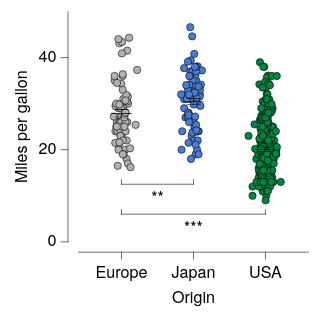

Specify this chart in Vega-Lite:
### Vega-Lite specification from a JSON file in a GitHub repository (floating-point values rounded to 4 significant figures; data arrays with more than 128 entries replaced by an {"elided": "..."} marker saying what was removed)
{"background": null, "config": {"arc": {"fill": "#DBDBDB", "fillOpacity": 1.0, "innerRadius": 25.0, "padAngle": 0.03, "stroke": "black", "strokeOpacity": 1, "strokeWidth": 0.25}, "area": {"fill": "#DBDBDB", "fillOpacity": 1.0, "stroke": "black", "strokeOpacity": 1, "strokeWidth": 0.25}, "axis": {"domain": true, "domainCap": "round", "domainColor": "black", "domainWidth": 0.25, "grid": false, "gridCap": "round", "gridColor": "#F1F1F1", "gridDash": [0, 0], "gridOpacity": 1.0, "gridWidth": 0.25, "labelColor": "black", "labelFont": "Helvetica Neue, HelveticaNeue, Helvetica, Arial, sans-serif", "labelFontSize": 7, "labelFontStyle": "normal", "labelFontWeight": 400, "offset": 4.5, "ticks": true, "tickCap": "round", "tickColor": "black", "tickRound": false, "tickSize": 3, "tickWidth": 0.25, "titleColor": "black", "titleFont": "Helvetica Neue, HelveticaNeue, Helvetica, Arial, sans-serif", "titleFontSize": 7, "titleFontStyle": "normal", "titleFontWeight": 400}, "axisX": {"domain": true, "labelAlign": "center", "labelAngle": 0, "labels": true, "ticks": true, "translate": 0}, "axisY": {"domain": true, "labelAlign": "right", "labelAngle": 0, "labels": true, "ticks": true, "translate": 0}, "axisRight": {"domain": true, "labelAlign": "left", "labelAngle": 0, "labels": true, "ticks": true, "translate": 0}, "axisTop": {"domain": true, "labelAlign": "center", "labelAngle": 0, "labels": true, "ticks": true, "translate": 0}, "axisBand": {"tickOffset": 0}, "bar": {"fill": "#DBDBDB", "fillOpacity": 1.0, "stroke": "black", "strokeOpacity": 1, "strokeWidth": 0.25}, "boxplot": {"size": 9.0, "ticks": {"cornerRadius": 0.25, "fill": "black", "opacity": 1, "size": 4.5, "thickness": 0.25}, "box": {"fillOpacity": 1.0, "stroke": "black", "strokeOpacity": 1, "strokeWidth": 0.25}, "median": {"cornerRadius": 0, "fill": "black", "fillOpacity": 1.0, "opacity": 1, "size": 9.0, "thickness": 0.25}, "rule": {"fill": "black", "fillOpacity": 1.0, "size": 10.0, "stroke": "black", "strokeDash": [0, 0], "strokeOpacity": 1, "strokeWidth": 0.25}, "outliers": {"color": "black", "fill": "black", "fillOpacity": 1.0, "size": 0, "stroke": "black", "strokeOpacity": 1, "strokeWidth": 0.25}}, "circle": {"fill": "black", "fillOpacity": 1.0, "size": 1.25, "stroke": null, "strokeOpacity": 1, "strokeWidth": 0.25}, "errorband": {"band": {"fillOpacity": 0.6, "stroke": null, "strokeWidth": 0.25, "strokeOpacity": 1}, "borders": {"opacity": 0, "strokeOpacity": 0.25, "strokeWidth": 1}}, "errorbar": {"opacity": 1, "rule": {"strokeDash": [0, 0], "strokeWidth": 0.25}, "ticks": {"color": "black", "cornerRadius": 0.125, "opacity": 1, "size": 6.0, "thickness": 0.25}, "thickness": 0.25}, "font": "Helvetica Neue, HelveticaNeue, Helvetica, Arial, sans-serif", "geoshape": {"fill": "#DBDBDB", "fillOpacity": 1.0, "stroke": "black", "strokeOpacity": 1, "strokeWidth": 0.25}, "header": {"labelColor": "black", "labelFont": "Helvetica Neue, HelveticaNeue, Helvetica, Arial, sans-serif", "labelFontSize": 7, "labelFontStyle": "normal", "labelFontWeight": 400, "titleColor": "black", "titleFont": "Helvetica Neue, HelveticaNeue, Helvetica, Arial, sans-serif", "titleFontSize": 7, "titleFontStyle": "normal", "titleFontWeight": 400, "titlePadding": 0}, "legend": {"disable": false, "offset": 4.5, "titlePadding": 4, "labelOffset": 2, "gradientLabelOffset": 2, "gradientLength": 50.0, "gradientThickness": 5.0, "gradientOpacity": 1.0, "gradientStrokeColor": "black", "gradientStrokeWidth": 0.25, "labelColor": "black", "labelFont": "Helvetica Neue, HelveticaNeue, Helvetica, Arial, sans-serif", "labelFontSize": 7, "labelFontStyle": "normal", "labelFontWeight": 400, "strokeColor": "black", "strokeWidth": 0, "symbolSize": 42, "symbolStrokeColor": "black", "symbolStrokeWidth": 0.25, "titleColor": "black", "titleFont": "Helvetica Neue, HelveticaNeue, Helvetica, Arial, sans-serif", "titleFontSize": 7, "titleFontStyle": "normal", "titleFontWeight": 400}, "line": {"color": "black", "stroke": "black", "strokeCap": "butt", "strokeDash": [0, 0], "strokeOpacity": 1, "strokeWidth": 0.5}, "point": {"filled": true, "fill": "#DBDBDB", "fillOpacity": 1.0, "size": 5.0, "stroke": "black", "strokeOpacity": 1, "strokeWidth": 0.25}, "range": {"category": ["#B2B2B2", "#4A7CD3", "#008542", "#664CAF", "#509F98", "#636363", "#284F93", "#005226", "#382864", "#285753"], "diverging": {"scheme": ["#443E60", "#5F597E", "#7C759B", "#9994B6", "#B7B4CC", "#D6D5DC", "#F6F6F6", "#D1DAD9", "#A4C2BF", "#7AA9A4", "#578E89", "#37736E", "#1B5954"]}, "heatmap": {"scheme": ["#440154", "#472270", "#433E82", "#38598C", "#2C728E", "#238A8D", "#24A086", "#39B578", "#5DC862", "#96D646", "#CAE02D", "#FDE724"]}, "ordinal": {"scheme": ["#F1F1F1", "#DBDBDB", "#C6C6C6", "#B2B2B2", "#9D9D9D", "#898989", "#767676", "#636363", "#515151", "#404040", "#2F2F2F", "#1F1F1F"]}, "ramp": {"scheme": ["#440154", "#472270", "#433E82", "#38598C", "#2C728E", "#238A8D", "#24A086", "#39B578", "#5DC862", "#96D646", "#CAE02D", "#FDE724"]}}, "rule": {"color": "black", "stroke": "black", "strokeCap": "round", "strokeDash": [2, 2], "strokeOpacity": 1, "strokeWidth": 0.25}, "scale": {"barBandPaddingInner": 0.1, "rectBandPaddingInner": 0, "tickBandPaddingInner": 0.1, "bandPaddingOuter": 0.1, "bandWithNestedOffsetPaddingInner": 0.2, "bandWithNestedOffsetPaddingOuter": 0.2, "offsetBandPaddingInner": 0, "offsetBandPaddingOuter": 0, "round": false}, "rect": {"fill": "#DBDBDB", "fillOpacity": 1.0, "stroke": "black", "strokeOpacity": 1, "strokeWidth": 0.25}, "square": {"fill": "#DBDBDB", "fillOpacity": 1.0, "size": 10.0, "stroke": "black", "strokeOpacity": 1, "strokeWidth": 0.25}, "text": {"color": "black", "font": "Helvetica Neue, HelveticaNeue, Helvetica, Arial, sans-serif", "fontSize": 7, "fontStyle": "normal", "fontWeight": 400}, "tick": {"color": "black", "cornerRadius": 0.125, "opacity": 1.0, "size": 9.0, "thickness": 0.25}, "title": {"anchor": "middle", "frame": "group", "color": "black", "font": "Helvetica Neue, HelveticaNeue, Helvetica, Arial, sans-serif", "fontSize": 7, "fontStyle": "normal", "fontWeight": 400, "subtitleColor": "black", "subtitleFont": "Helvetica Neue, HelveticaNeue, Helvetica, Arial, sans-serif", "subtitleFontSize": "Helvetica Neue, HelveticaNeue, Helvetica, Arial, sans-serif", "subtitleFontStyle": "normal", "subtitleFontWeight": 400}, "trail": {"color": "black", "opacity": 1, "size": 0.5}, "view": {"continuousWidth": 100, "continuousHeight": 100, "discreteWidth": 100, "discreteHeight": 100, "fill": null, "stroke": null, "strokeWidth": 0.25}}, "layer": [{"data": {"name": "data-5a85ede2053d4aec77293cfb476ae07b"}, "mark": {"type": "circle", "opacity": 1.0, "size": 10.0, "stroke": "black", "strokeOpacity": 1, "strokeWidth": 0.25}, "encoding": {"color": {"field": "Origin", "legend": null, "scale": {"domain": ["Europe", "Japan", "USA"]}, "sort": ["Europe", "Japan", "USA"], "title": null, "type": "nominal"}, "x": {"axis": {}, "field": "Origin", "scale": {"domain": ["Europe", "Japan", "USA"]}, "sort": ["Europe", "Japan", "USA"], "title": "Origin", "type": "nominal"}, "xOffset": {"field": "jitter_x", "scale": {"domain": [-7.33, 7.33], "range": [5.17, 19.83]}, "type": "quantitative"}, "y": {"field": "Miles_per_Gallon", "title": "Miles per gallon", "type": "quantitative"}}}, {"data": {"name": "data-64e7897fd8423deef5c97d660b6d3367"}, "mark": {"type": "errorbar"}, "encoding": {"x": {"axis": {}, "field": "Origin", "scale": {"domain": ["Europe", "Japan", "USA"]}, "sort": ["Europe", "Japan", "USA"], "title": "Origin", "type": "nominal"}, "y": {"field": "__mean", "title": "Miles per gallon", "type": "quantitative"}, "yError": {"field": "__error"}}}, {"data": {"name": "data-64e7897fd8423deef5c97d660b6d3367"}, "mark": {"type": "tick"}, "encoding": {"x": {"axis": {}, "field": "Origin", "scale": {"domain": ["Europe", "Japan", "USA"]}, "sort": ["Europe", "Japan", "USA"], "title": "Origin", "type": "nominal"}, "y": {"field": "__mean", "title": "Miles per gallon", "type": "quantitative"}}}, {"layer": [{"layer": [{"data": {"values": [{"x": "Europe", "x2": "Japan", "y": 9.0, "__dysonsphere__": 1}]}, "mark": {"type": "rule", "strokeCap": "round", "strokeDash": [0, 0], "strokeWidth": 0.25, "yOffset": -7.0}, "encoding": {"x": {"field": "x", "type": "nominal"}, "x2": {"field": "x2"}, "y": {"field": "y", "type": "quantitative"}}}, {"data": {"values": [{"x": "Europe", "y": 9.0, "y2": 9.0, "__dysonsphere__": 1}]}, "mark": {"type": "rule", "strokeCap": "round", "strokeDash": [0, 0], "strokeWidth": 0.25, "y2Offset": -9.0, "yOffset": -7.0}, "encoding": {"x": {"field": "x", "type": "nominal"}, "y": {"field": "y", "type": "quantitative"}, "y2": {"field": "y2"}}}, {"data": {"values": [{"x": "Japan", "y": 9.0, "y2": 9.0, "__dysonsphere__": 1}]}, "mark": {"type": "rule", "strokeCap": "round", "strokeDash": [0, 0], "strokeWidth": 0.25, "y2Offset": -9.0, "yOffset": -7.0}, "encoding": {"x": {"field": "x", "type": "nominal"}, "y": {"field": "y", "type": "quantitative"}, "y2": {"field": "y2"}}}, {"data": {"values": [{"y": 9.0, "label": "**", "__dysonsphere__": 1}]}, "mark": {"type": "text", "align": "center", "baseline": "top", "dy": -5.0, "fontSize": 7}, "encoding": {"text": {"field": "label", "type": "nominal"}, "x": {"value": 34.38}, "y": {"field": "y", "type": "quantitative"}}}]}, {"layer": [{"data": {"values": [{"x": "Europe", "x2": "USA", "y": 9.0, "__dysonsphere__": 1}]}, "mark": {"type": "rule", "strokeCap": "round", "strokeDash": [0, 0], "strokeWidth": 0.25, "yOffset": 6.0}, "encoding": {"x": {"field": "x", "type": "nominal"}, "x2": {"field": "x2"}, "y": {"field": "y", "type": "quantitative"}}}, {"data": {"values": [{"x": "Europe", "y": 9.0, "y2": 9.0, "__dysonsphere__": 1}]}, "mark": {"type": "rule", "strokeCap": "round", "strokeDash": [0, 0], "strokeWidth": 0.25, "y2Offset": 4.0, "yOffset": 6.0}, "encoding": {"x": {"field": "x", "type": "nominal"}, "y": {"field": "y", "type": "quantitative"}, "y2": {"field": "y2"}}}, {"data": {"values": [{"x": "USA", "y": 9.0, "y2": 9.0, "__dysonsphere__": 1}]}, "mark": {"type": "rule", "strokeCap": "round", "strokeDash": [0, 0], "strokeWidth": 0.25, "y2Offset": 4.0, "yOffset": 6.0}, "encoding": {"x": {"field": "x", "type": "nominal"}, "y": {"field": "y", "type": "quantitative"}, "y2": {"field": "y2"}}}, {"data": {"values": [{"y": 9.0, "label": "***", "__dysonsphere__": 1}]}, "mark": {"type": "text", "align": "center", "baseline": "top", "dy": 8.0, "fontSize": 7}, "encoding": {"text": {"field": "label", "type": "nominal"}, "x": {"value": 50.0}, "y": {"field": "y", "type": "quantitative"}}}]}], "name": "__dysonsphere_5d5c1722a1b45322_3"}], "$schema": "https://vega.github.io/schema/vega-lite/v6.4.1.json", "datasets": {"data-5a85ede2053d4aec77293cfb476ae07b": {"elided": "398 records"}, "data-64e7897fd8423deef5c97d660b6d3367": [{"Origin": "USA", "__mean": 20.08, "__error": 0.4058, "__dysonsphere__": 1}, {"Origin": "Japan", "__mean": 30.45, "__error": 0.6852, "__dysonsphere__": 1}, {"Origin": "Europe", "__mean": 27.89, "__error": 0.8037, "__dysonsphere__": 1}]}}
